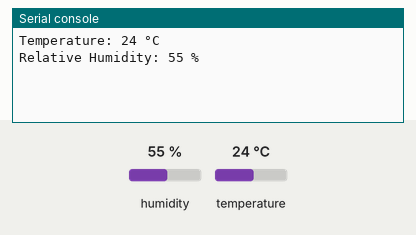
A program run on a simulated ESP32 board running MicroPython. Shown: the last lines printed to the serial console. The test bench sets the inputs (shaded band); at power-on: humidity 55 %, temperature 24 °C.

Above: at 1.2 s.
1.3 s: humidity set to 22 %
At 2.7 s:
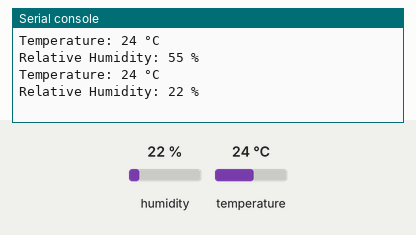
4.0 s: temperature set to 12 °C
At 5.0 s:
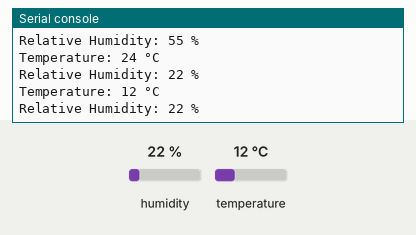
6.7 s: humidity set to 40 %
At 8.5 s:
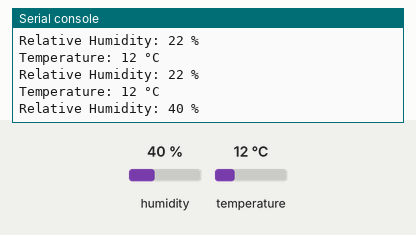
Timing chart, 0 to 10.0 s (numbered marks = the images above; inputs shaded):
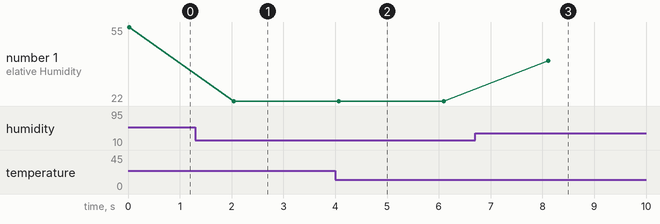

Measured:
- after the input at 1.3 s, the serial console: prints a new line after 0.75 s (image 1)
- after the input at 4.0 s, the serial console: prints a new line after 0.07 s (image 2)
- after the input at 6.7 s, the serial console: prints a new line after 1.4 s (image 3)
- plotted number 1: 55 → 22 after the input at 1.3 s, 22 → 40 after the input at 6.7 s

The program:

dht11.py
```python
# (licence header left out)
# This program reads out the DHT11 on a WeMos D1 ESP32 module

import dht
from machine import Pin
import time,sys

_DHT11_PIN = 16

dht11 = dht.DHT11(Pin(_DHT11_PIN))

try:
    while True:
        dht11.measure()
        temperature = dht11.temperature()
        relHumidity = dht11.humidity()
        print("Temperature: %d °C"%temperature)
        print("Relative Humidity: %d %%"%relHumidity)
        time.sleep(2)
except KeyboardInterrupt:
    print("Ctrl C seen! Returning to REPL")
    sys.exit(0)
```
